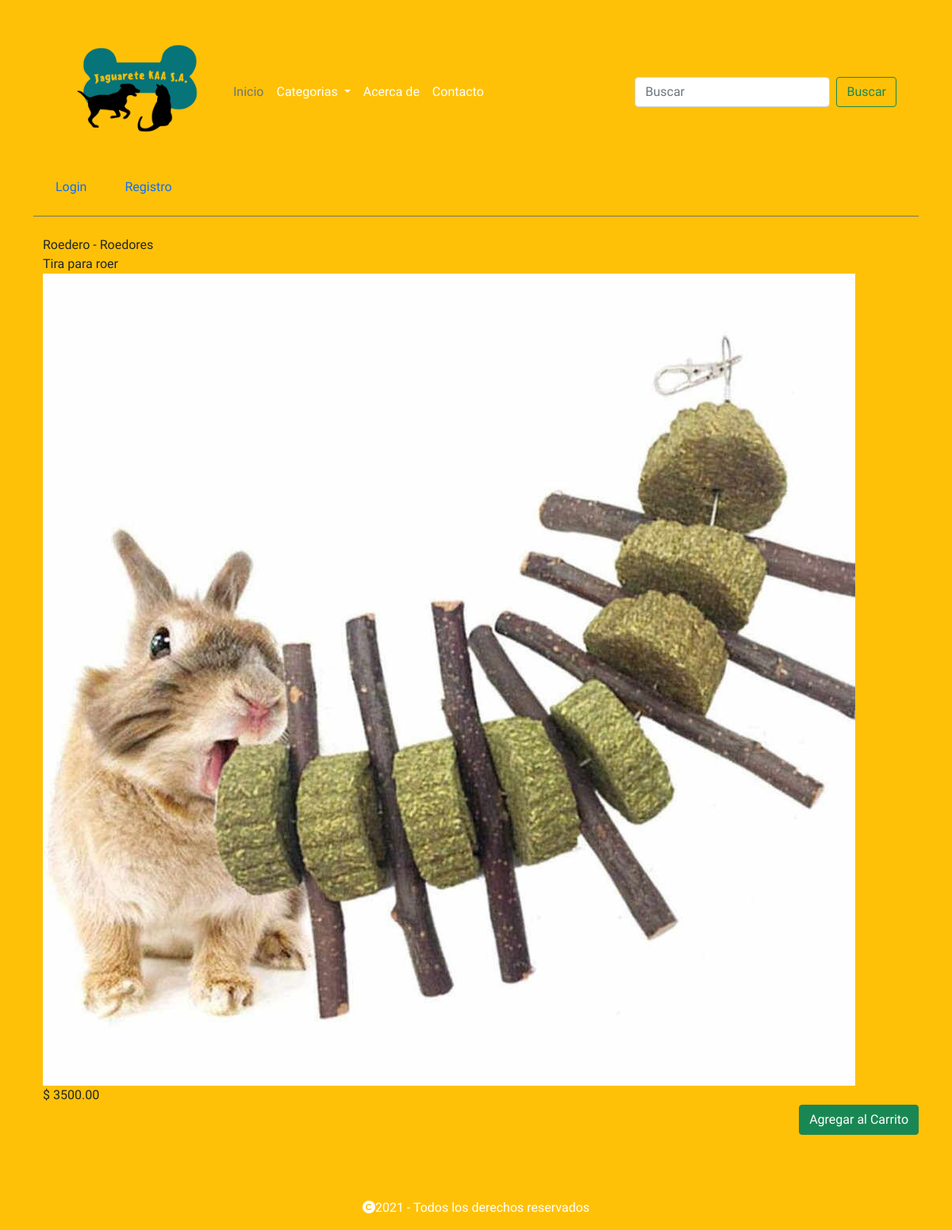
Page /detalle_producto/12 on the committed database.
### JAGUARETEAPP/models.py (models this page shows, shortened)
class Producto(models.Model):
    nombre=models.CharField(max_length=30)
    color=models.CharField(max_length=30)
    descripcion=models.CharField(max_length=140, null=True)
    precio=models.DecimalField(decimal_places=2, max_digits=10 )
    imagen=models.ImageField(upload_to='imagenes/')
    categoria=models.ForeignKey(Categoria, on_delete=models.SET_NULL, blank=True, null= True)
    moderador=models.ForeignKey(User, on_delete=models.CASCADE, null= True)
    fecha = models.DateField(null= False)

### JAGUARETEAPP/views.py (the view)
# urls.py: path('detalle_producto/<int:id>', views.detalleProducto, name="detalle_producto" ),
def detalleProducto(request, id):
    producto= get_object_or_404(Producto, pk=id)
    return render(request, "web/detalle_producto.html", {"producto":producto})

### JAGUARETEAPP/templates/web/detalle_producto.html (shortened to what this page needs)
{% extends "web/layout.html" %}
{% block main %}
<div class="container">
  <div>{{producto.nombre}}</div>
  <div>{{producto.descripcion}}</div>
  <div>
    <img src="{{ media_url  }}{{producto.imagen.url}}" alt="" />
  </div>
  <div>$ {{producto.precio}}</div>
</div>
<div class="col d-flex justify-content-end">
   <a href="#" class="btn btn-success ms-3">Agregar al Carrito</a>
</div>
{% endblock %}

### JAGUARETEAPP/static/jaguarete/estilo.css (style rules this page uses)
body { font-family: "Acme", sans-serif !important; font-weight: bold; }

### rows in the picture
Producto: nombre "Roedero - Roedores", descripcion "Tira para roer", imagen (picture), precio "3500.00"
